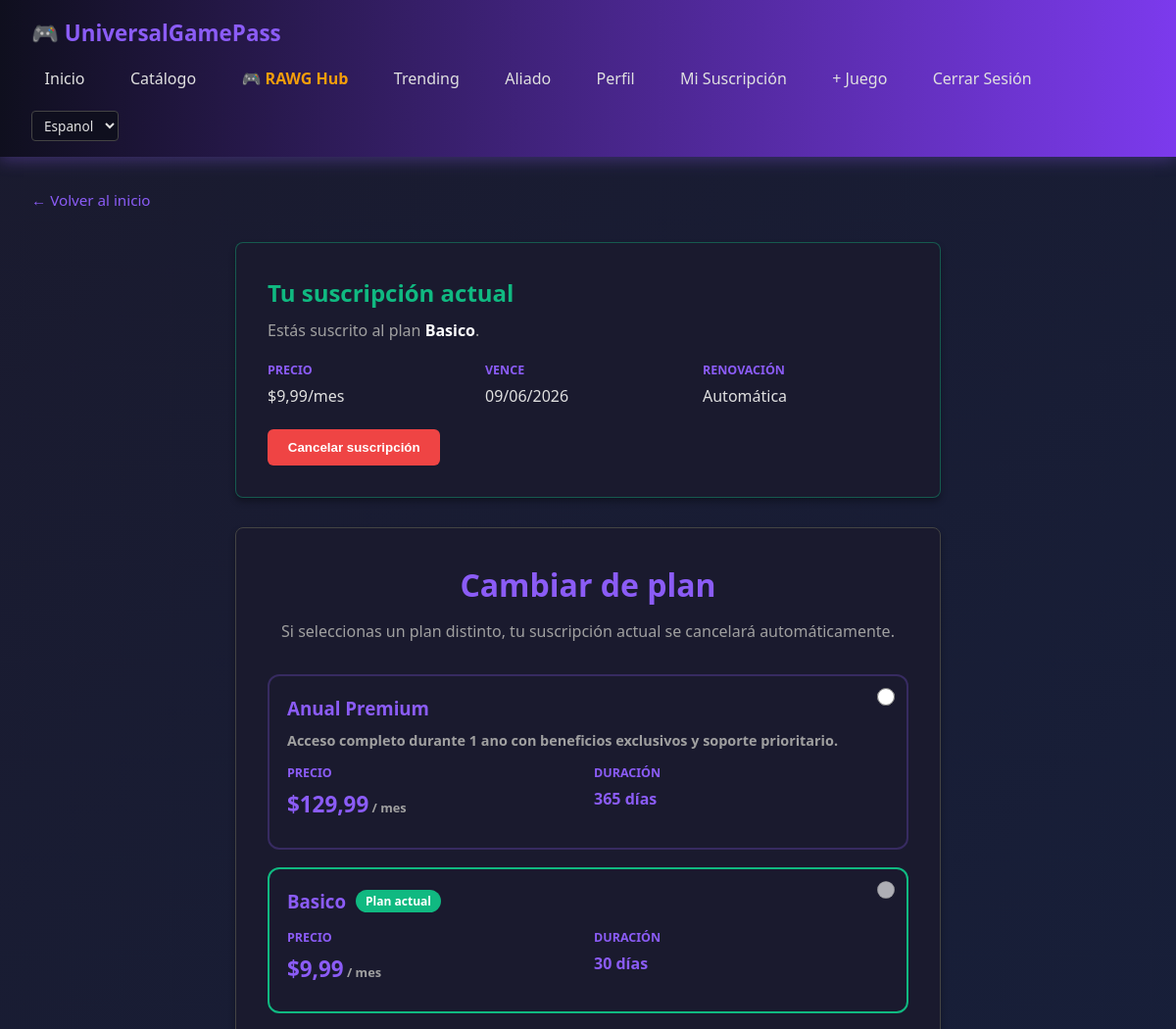
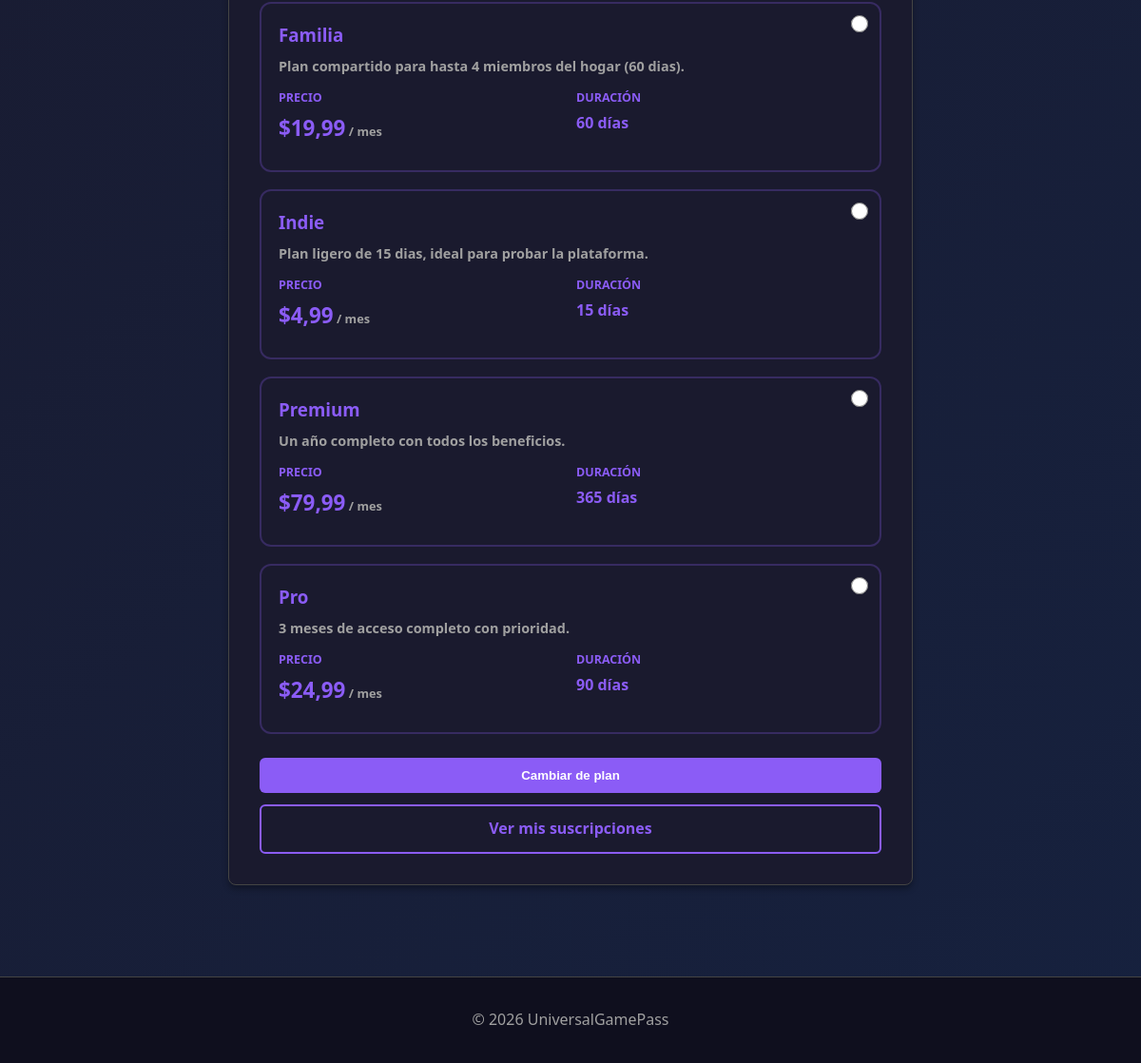
Page /suscripciones/nueva/ (signed in) on the committed database (2 pictures, top to bottom).
### core/models.py (models this page shows, shortened)
class Suscripcion(models.Model):
    user = models.ForeignKey(settings.AUTH_USER_MODEL, on_delete=models.CASCADE, related_name='suscripciones')
    plan = models.ForeignKey(Plan, on_delete=models.PROTECT, related_name='suscripciones_activas')
    inicio = models.DateTimeField()
    fin = models.DateTimeField()
    activa = models.BooleanField(default=True)
    renovacion_automatica = models.BooleanField(default=True)
    class Meta:
        ordering = ['-inicio']

class Plan(models.Model):
    nombre = models.CharField(max_length=100)
    duracion_dias = models.PositiveIntegerField()
    precio_mensual = models.DecimalField(max_digits=10, decimal_places=2, default=9.99)
    descripcion = models.TextField(blank=True)
    activo = models.BooleanField(default=True)
    creado_en = models.DateTimeField(null=True, blank=True)

### core/views/web_views.py (the view)
# urls.py: path("suscripciones/nueva/", SuscripcionFormView.as_view(), name="suscripcion_form"),
class SuscripcionFormView(LoginRequiredMixin, View):
    def get(self, request):
        planes = Plan.objects.filter(activo=True).order_by("nombre")
        suscripcion_activa = obtener_suscripcion_activa(request.user)
        return render(request, "core/suscripcion_form.html", {
            "planes": planes,
            "suscripcion_activa": suscripcion_activa,
        })

### core/services.py (called while the page is built)
def obtener_suscripcion_activa(user):
    if not user.is_authenticated:
        return None
    ahora = timezone.now()
    return (
        Suscripcion.objects.filter(
            user=user,
            activa=True,
            inicio__lte=ahora,
            fin__gte=ahora,
        )
        .select_related("plan")
        .order_by("-fin")
        .first()
    )

### core/templates/core/suscripcion_form.html (shortened to what this page needs)
{% extends 'core/base.html' %}
{% block content %}
<div class="container">
  <div style="margin-bottom: 30px;">
    <a href="{% url 'home' %}" style="color: #8b5cf6; text-decoration: none; font-size: 0.95rem;">← Volver al inicio</a>
  </div>
  {% if suscripcion_activa %}
    <div class="card" style="max-width: 720px; margin: 0 auto 30px; border: 1px solid rgba(16, 185, 129, 0.4);">
      <h2 style="margin: 0 0 6px; color: #10b981;">Tu suscripción actual</h2>
      <p style="margin: 0 0 18px; color: #a0a0a0;">Estás suscrito al plan <strong style="color: #fff;">{{ suscripcion_activa.plan.nombre }}</strong>.</p>
      <div style="display: grid; grid-template-columns: repeat(auto-fit, minmax(160px, 1fr)); gap: 12px; margin-bottom: 20px;">
        <div>
          <p style="color: #8b5cf6; font-weight: 600; font-size: 0.78rem; margin: 0 0 4px;">PRECIO</p>
          <p style="margin: 0;">${{ suscripcion_activa.plan.precio_mensual }}/mes</p>
        </div>
        <div>
          <p style="color: #8b5cf6; font-weight: 600; font-size: 0.78rem; margin: 0 0 4px;">VENCE</p>
          <p style="margin: 0;">{{ suscripcion_activa.fin|date:'d/m/Y' }}</p>
        </div>
        <div>
          <p style="color: #8b5cf6; font-weight: 600; font-size: 0.78rem; margin: 0 0 4px;">RENOVACIÓN</p>
          <p style="margin: 0;">{% if suscripcion_activa.renovacion_automatica %}Automática{% else %}Manual{% endif %}</p>
        </div>
      </div>
      <form method="post" action="{% url 'cancelar_suscripcion' %}" onsubmit="return confirm('¿Seguro que quieres cancelar tu suscripción?');" style="display: inline-block;">
        <button type="submit" class="btn" style="background: #ef4444; color: white;">Cancelar suscripción</button>
      </form>
    </div>
  {% endif %}
  <div class="card" style="max-width: 720px; margin: 0 auto;">
    <div style="text-align: center; margin-bottom: 30px;">
      <h1 style="margin: 0 0 10px; color: #8b5cf6;">
        {% if suscripcion_activa %}Cambiar de plan{% else %}Selecciona tu Plan{% endif %}
      </h1>
      <p style="color: #a0a0a0; margin: 0;">
        {% if suscripcion_activa %}
          Si seleccionas un plan distinto, tu suscripción actual se cancelará automáticamente.
        {% else %}
          Elige el plan que mejor se adapte a tus necesidades.
        {% endif %}
      </p>
    </div>
    {% if planes %}
      <form method="post" action="{% url 'crear_suscripcion' %}">
        <div style="display: grid; grid-template-columns: 1fr; gap: 18px; margin-bottom: 25px;">
          {% for plan in planes %}
            {% with es_actual=suscripcion_activa.plan.id|default:0 %}
              <div class="plan-option" style="padding: 18px; border: 2px solid {% if plan.id == es_actual %}#10b981{% else %}rgba(139, 92, 246, 0.25){% endif %}; border-radius: 12px; position: relative;">
                <input type="radio" name="plan_id" value="{{ plan.id }}" id="plan_{{ plan.id }}"
                       {% if plan.id == es_actual %}disabled{% endif %}
                       style="position: absolute; top: 12px; right: 12px; width: 18px; height: 18px;">
                <label for="plan_{{ plan.id }}" style="cursor: {% if plan.id == es_actual %}not-allowed{% else %}pointer{% endif %}; display: block;">
                  <div style="display: flex; gap: 10px; align-items: center; margin-bottom: 6px;">
                    <h3 style="margin: 0; color: #8b5cf6;">{{ plan.nombre }}</h3>
                    {% if plan.id == es_actual %}
                      <span style="background: #10b981; padding: 2px 10px; border-radius: 12px; font-size: 0.75rem; color: white;">Plan actual</span>
                    {% endif %}
                  </div>
                  <p style="margin: 0 0 12px; color: #a0a0a0; font-size: 0.9rem;">{{ plan.descripcion }}</p>
                  <div style="display: grid; grid-template-columns: repeat(2, 1fr); gap: 12px;">
                    <div>
                      <p style="color: #8b5cf6; font-weight: 600; margin: 0 0 4px; font-size: 0.78rem;">PRECIO</p>
                      <p style="margin: 0; font-size: 1.4rem;"><strong>${{ plan.precio_mensual }}</strong><span style="font-size: 0.8rem; color: #a0a0a0;"> / mes</span></p>
                    </div>
                    <div>
                      <p style="color: #8b5cf6; font-weight: 600; margin: 0 0 4px; font-size: 0.78rem;">DURACIÓN</p>
                      <p style="margin: 0;">{{ plan.duracion_dias }} días</p>
                    </div>
                  </div>
                </label>
              </div>
            {% endwith %}
          {% endfor %}
        </div>
        <button type="submit" class="btn btn-primary" style="width: 100%; margin-bottom: 12px;">
          {% if suscripcion_activa %}Cambiar de plan{% else %}Confirmar Suscripción{% endif %}
        </button>
      </form>
      <a href="{% url 'profile' %}" class="btn btn-secondary" style="display: block; text-align: center;">
        Ver mis suscripciones
      </a>
    {% else %}
      <div class="alert alert-warning">
        <strong>No hay planes disponibles.</strong>
      </div>
    {% endif %}
  </div>
</div>
{% endblock %}

### core/templates/core/base.html (style rules this page uses)
* { margin: 0; padding: 0; box-sizing: border-box; }
body { font-family: 'Segoe UI', Tahoma, Geneva, Verdana, sans-serif; background: linear-gradient(135deg, #1a1a2e 0%, #16213e 100%); color: #e0e0e0; line-height: 1.6; min-height: 100vh; }
:root { --primary: #8b5cf6; --primary-dark: #7c3aed; --dark-bg: #0f0f1e; --card-bg: #1a1a2e; --text-light: #e0e0e0; --text-muted: #a0a0a0; --border: #444; --success: #10b981; --error: #ef4444; --warning: #f59e0b; }
.btn { padding: 0.7rem 1.3rem; border: none; border-radius: 6px; cursor: pointer; font-weight: 600; transition: all 0.3s ease; text-decoration: none; display: inline-block; }
.btn-primary { background: var(--primary); color: white; }
.btn-secondary { background: transparent; color: var(--primary); border: 2px solid var(--primary); }
.container { max-width: 1200px; margin: 0 auto; padding: 2rem; }
.card { background: var(--card-bg); border: 1px solid var(--border); border-radius: 8px; padding: 2rem; margin-bottom: 2rem; box-shadow: 0 4px 6px rgba(0, 0, 0, 0.3); transition: transform 0.3s ease, box-shadow 0.3s ease; }
.card h2 { color: var(--primary); margin-bottom: 1rem; font-size: 1.5rem; }
label { display: block; margin-bottom: 0.5rem; color: var(--primary); font-weight: 600; }
input, textarea, select { width: 100%; padding: 0.7rem; background: var(--dark-bg); border: 1px solid var(--border); border-radius: 4px; color: var(--text-light); font-family: inherit; }

### rows in the picture
Suscripcion: plan.nombre "Basico", plan.precio_mensual "9,99", fin "09/06/2026"
Plan: plan_id "☐ Anual Premium Acceso completo", nombre "Anual Premium", descripcion "Acceso completo durante 1 ano con beneficios exclusivos y soporte prioritario.", precio_mensual "129,99", duracion_dias "365"
Plan: plan_id "☐ Basico Plan actual PRECIO $9", nombre "Basico", precio_mensual "9,99", duracion_dias "30"
Plan: plan_id "☐ Familia Plan compartido para", nombre "Familia", descripcion "Plan compartido para hasta 4 miembros del hogar (60 dias).", precio_mensual "19,99", duracion_dias "60"
Plan: plan_id "☐ Indie Plan ligero de 15 dias,", nombre "Indie", descripcion "Plan ligero de 15 dias, ideal para probar la plataforma.", precio_mensual "4,99", duracion_dias "15"
Plan: plan_id "☐ Premium Un año completo con t", nombre "Premium", descripcion "Un año completo con todos los beneficios.", precio_mensual "79,99", duracion_dias "365"
Plan: plan_id "☐ Pro 3 meses de acceso complet", nombre "Pro", descripcion "3 meses de acceso completo con prioridad.", precio_mensual "24,99", duracion_dias "90"

### other values in the picture
form field language "Espanol"
